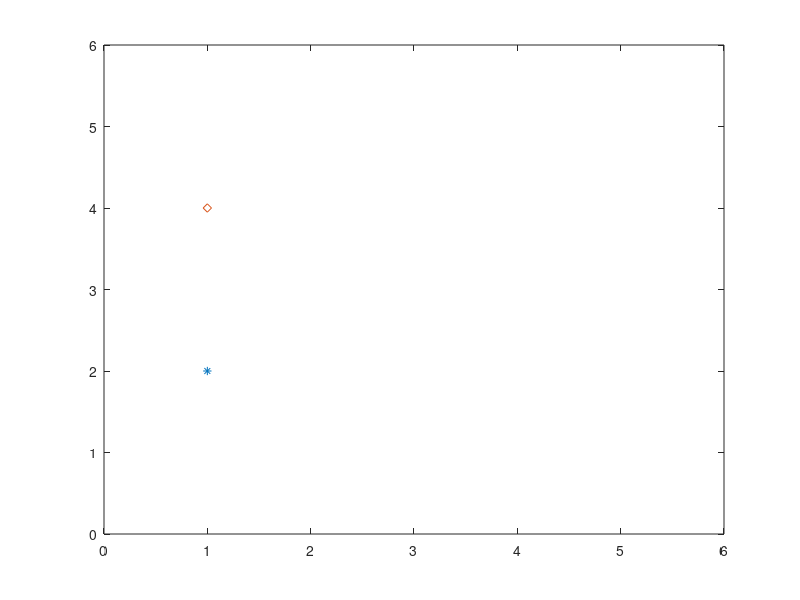

MATLAB code for this plot: (Note: this script raises an error after producing the figure.)

plot(1)
clf

xi1 = [1 2 deg2rad(180)]';
xj1 = [1 4 0]';


l = norm(xi1(1:2)' - xj1(1:2)');

disp(l);

plot(xi1(1), xi1(2), '*'); hold on;
plot(xj1(1), xj1(2), 'd');

xlim([0 6]);
ylim([0 6]);


diff = xj1(1:2) - xi1(1:2);

eta = deg2rad(270);
theta = deg2rad(180);

x = l*cos(eta - theta);
y = l*sin(eta - theta);

fprintf("state substraction \n");
fprintf("diff x : %f    diff y: %f \r\n", x, y);
fprintf("with lidar information \n");
fprintf("diff x : %f    diff y: %f \r\n", x, y);


%%
    for i = 1:app.agent_num
        if(app.digraph.Nodes.Type{i} == "known")
            
        else
            % make measurment
            find_neighbors = find(app.adj_full(:,i)==1);
            j = size(find_neighbors,1);
            fprintf("%d th robot's neighbors : %d \r\n", i, j);
            find_neighbors = find(app.adj_full(:,i)==1);
            for j = 1:size(find_neighbors,1)
%                fprintf("%d,", find_neighbors(j)); 
            end
%             fprintf("\n\n\n");
            
        end
        
    end


%%
global ROBOTS
for i = 1:6
            %publish
            ROBOTS{i}.pub_control_msg.Linear.X = 0;
            ROBOTS{i}.pub_control_msg.Angular.Z = 0.000;
            ROBOTS{i}.pub_control.send(ROBOTS{i}.pub_control_msg);
end
